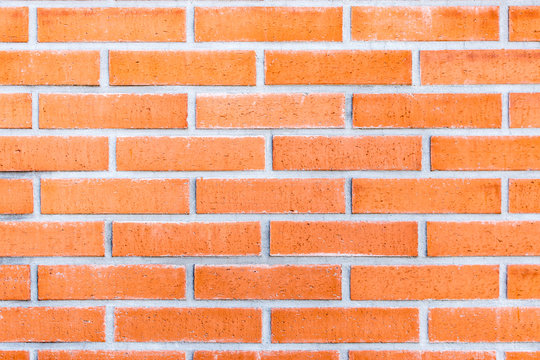
#> input picture ladrillos.jpg, 540 x 360 px
$ jupyter execute Desenfoque.ipynb
#> lines starting #> are read from the running program, lines starting #| are printed output that depends on the picture
[cell 1]
import cv2
import numpy as np
import matplotlib.pyplot as plt

[cell 2]
img = cv2.imread('ladrillos.jpg').astype(np.float32)/255
img = cv2.cvtColor(img,cv2.COLOR_BGR2RGB)
plt.imshow(img)

[cell 3]
gamma = 2
gamma_img = np.power(img, gamma)
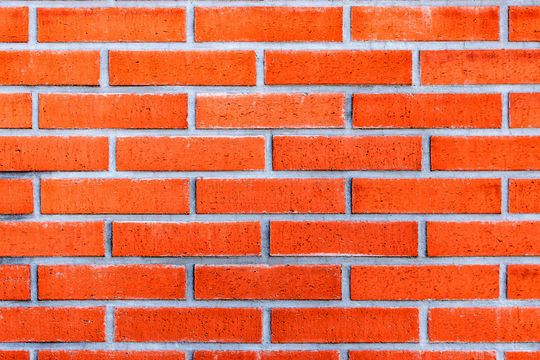
#> gamma_img: shape (360, 540, 3) float32; mean R, G, B 0.88, 0.435, 0.302
plt.imshow(gamma_img)

[cell 4]
fuente = cv2.FONT_HERSHEY_COMPLEX
cv2.putText(img, text='Hola', org=(10,300),fontFace=fuente, fontScale = 7, color=(255,0,0), thickness=3)
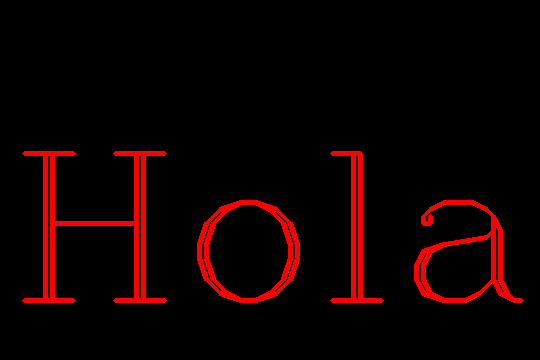
#> img: shape (360, 540, 3) float32; mean R, G, B 15.4, 0.6, 0.5
plt.imshow(img)
#plt.show()
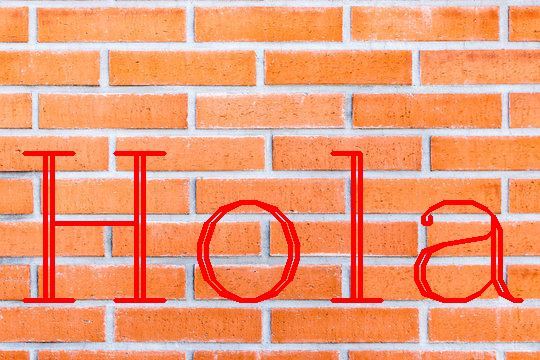
#> shown: shape (360, 540, 3) float32; mean R, G, B 0.937, 0.611, 0.463

[cell 5]
kernel = np.ones(shape=(5,5), dtype=np.float32)/25

[cell 6]
kernel

[cell 7]
img_k=cv2.filter2D(img,-1,kernel)
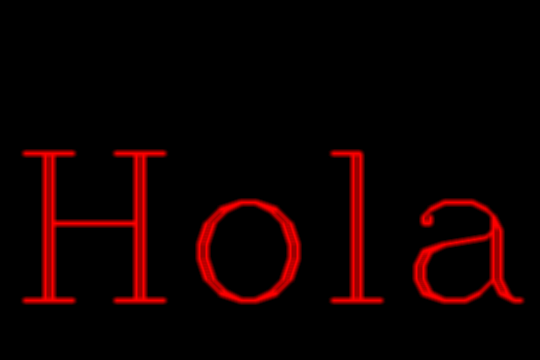
#> img_k: shape (360, 540, 3) float32; mean R, G, B 15.4, 0.6, 0.5

[cell 8]
plt.imshow(img_k)
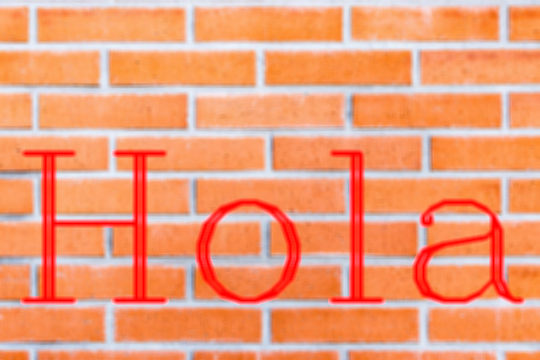
#> shown: shape (360, 540, 3) float32; mean R, G, B 0.941, 0.611, 0.463

[cell 9]
img = cv2.imread('ladrillos.jpg').astype(np.float32)/255
img = cv2.cvtColor(img,cv2.COLOR_BGR2RGB)
fuente = cv2.FONT_HERSHEY_COMPLEX
cv2.putText(img, text='Hola', org=(10,300),fontFace=fuente, fontScale = 7, color=(255,0,0), thickness=3)
plt.imshow(img)

[cell 10]
img_b= cv2.medianBlur(img,5)

[cell 11]
plt.imshow(img_b)
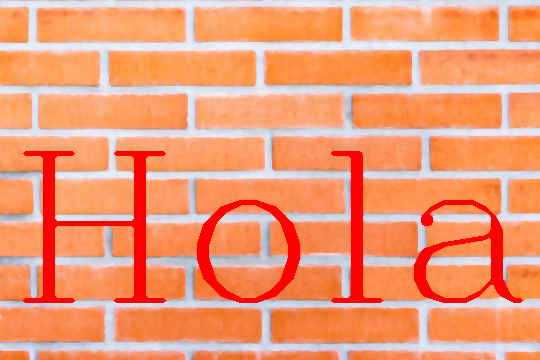
#> shown: shape (360, 540, 3) float32; mean R, G, B 0.945, 0.609, 0.46

$ run again, with crucigrama.jpg copied over ladrillos.jpg
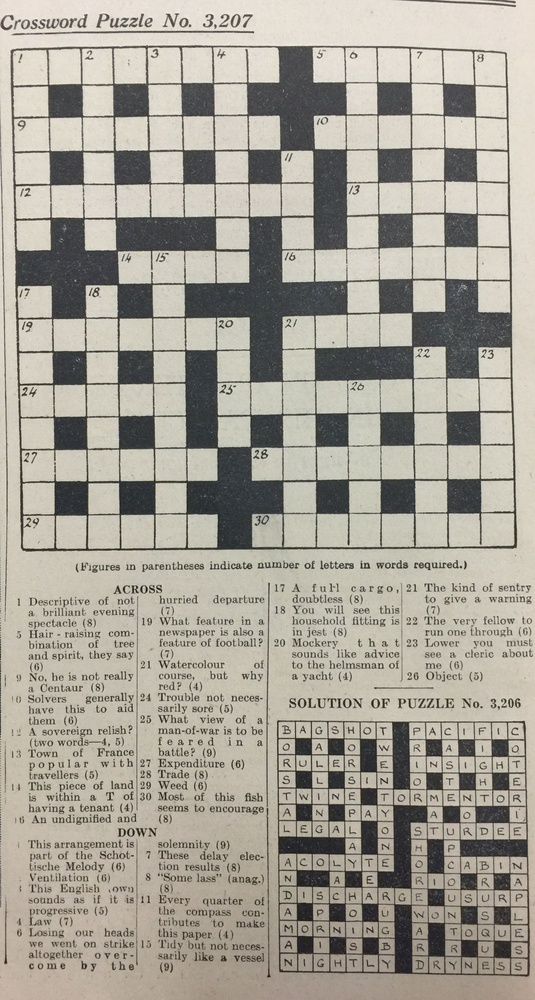
#> input picture crucigrama.jpg, 535 x 1000 px, shrunk from 1634 x 3053 before the run
#> `cv2.putText(img, text='Hola', org=(10,300),fontFace=fuente, fontScale ..`:
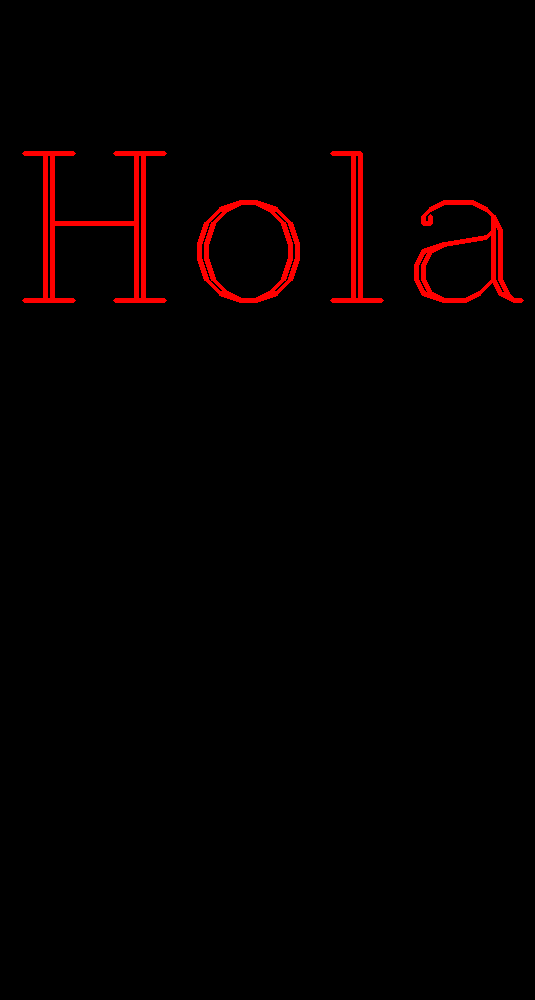
#> img: shape (1000, 535, 3) float32; mean R, G, B 5.9, 0.6, 0.6
#> `[cell 11] plt.imshow(img_b)`:
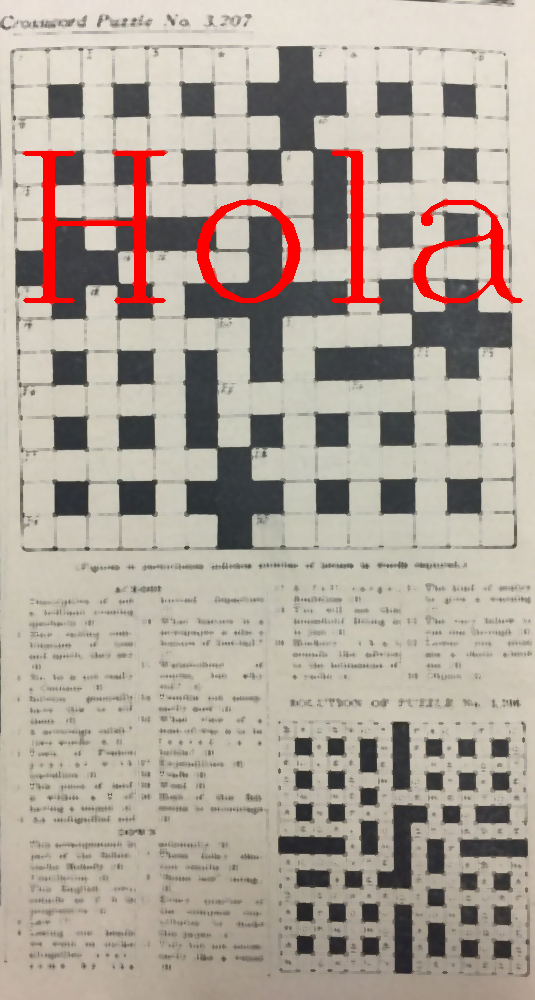
#> shown: shape (1000, 535, 3) float32; mean R, G, B 0.683, 0.641, 0.6

$ run again, with perro.jpg copied over ladrillos.jpg
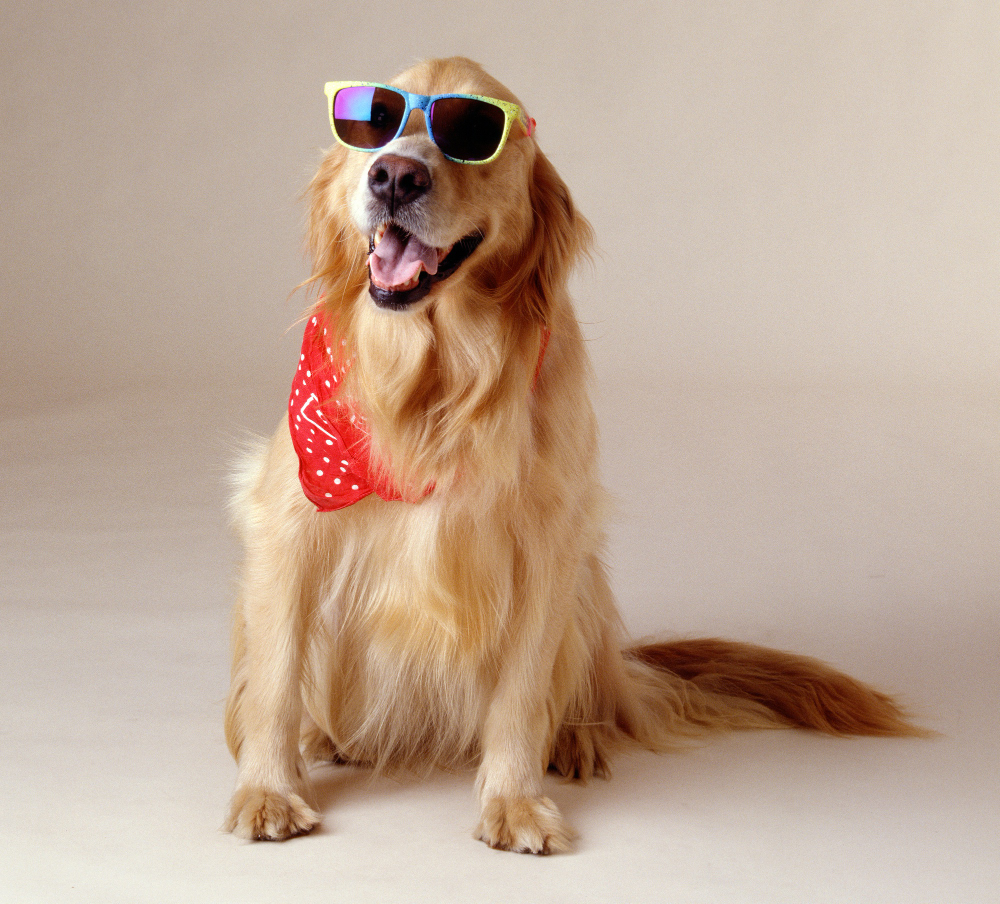
#> input picture perro.jpg, 1000 x 904 px
#> `cv2.putText(img, text='Hola', org=(10,300),fontFace=fuente, fontScale ..`:
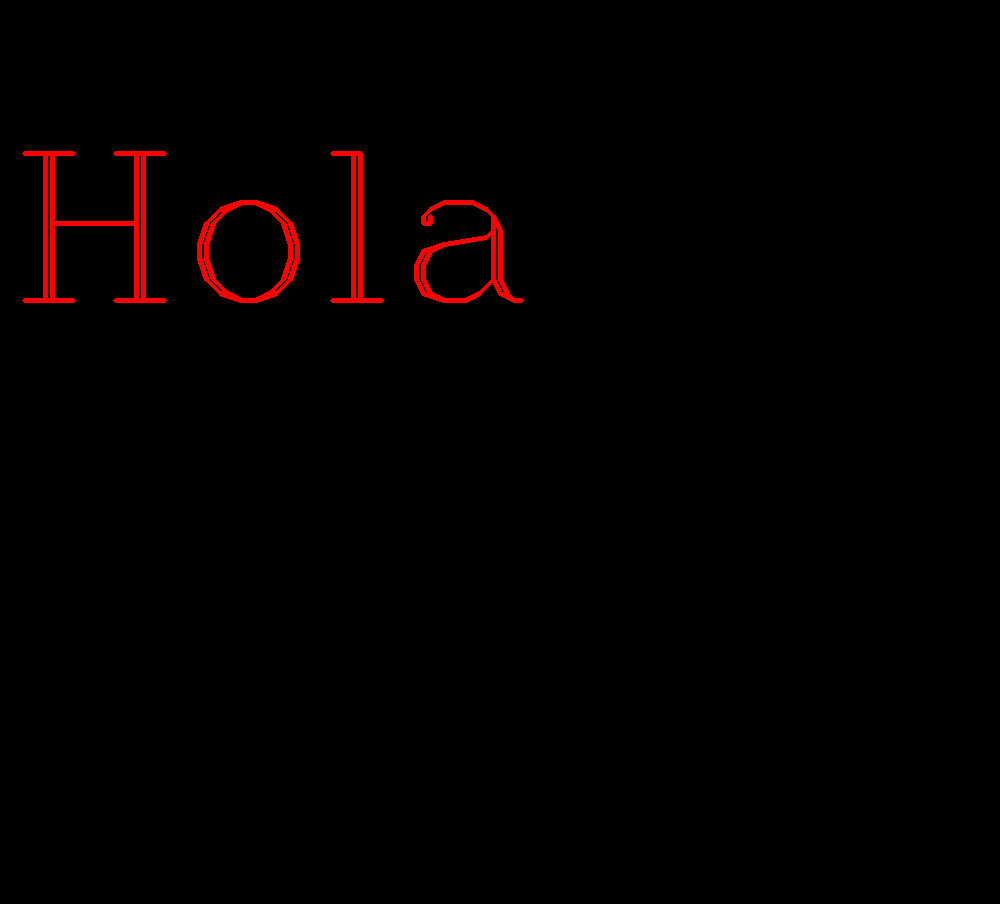
#> img: shape (904, 1000, 3) float32; mean R, G, B 3.9, 0.6, 0.6
#> `[cell 11] plt.imshow(img_b)`:
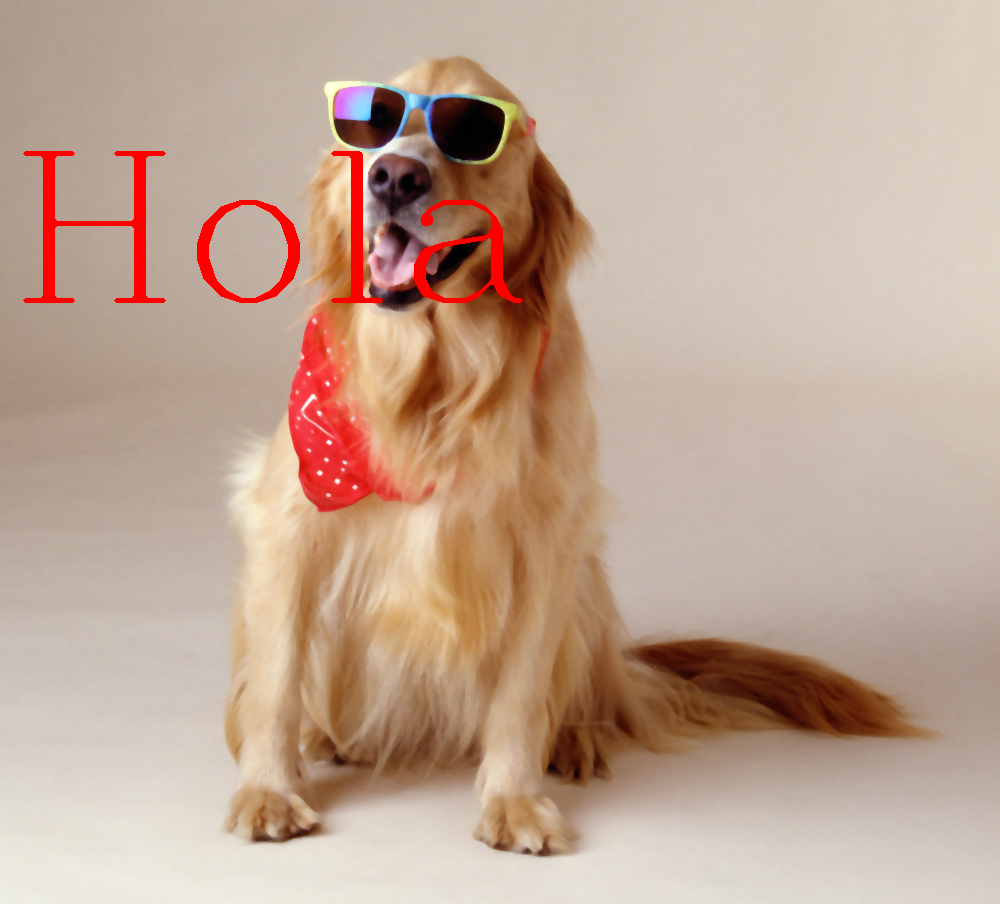
#> shown: shape (904, 1000, 3) float32; mean R, G, B 0.755, 0.649, 0.581
